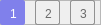
   <widget class="QFrame" name="page_frame">
    <property name="geometry">
     <rect>
      <x>30</x>
      <y>542</y>
      <width>101</width>
      <height>25</height>
     </rect>
    </property>
    <property name="styleSheet">
     <string notr="true">QPushButton {
    font: 13px &quot;웰컴체 Regular&quot;;
    color: rgb(105,105,105);
    border: 1px solid rgb(145,145,145);
    border-radius: 2px;
    outline: none;
    padding-top: 3px;
    padding-left: 2px;
}

QPushButton:checked {
	color: white;
    border: 1px solid rgb(128,128,235);
    background-color: rgb(128,128,235);
}

QPushButton:disabled {
    background-color: rgb(166, 168, 171);
}</string>
    </property>
    <property name="frameShape">
     <enum>QFrame::StyledPanel</enum>
    </property>
    <property name="frameShadow">
     <enum>QFrame::Raised</enum>
    </property>
    <widget class="QPushButton" name="btn_page_1">
     <property name="geometry">
      <rect>
       <x>0</x>
       <y>0</y>
       <width>25</width>
       <height>25</height>
      </rect>
     </property>
     <property name="styleSheet">
      <string notr="true"/>
     </property>
     <property name="text">
      <string>1</string>
     </property>
     <property name="checkable">
      <bool>true</bool>
     </property>
     <property name="checked">
      <bool>true</bool>
     </property>
    </widget>
    <widget class="QPushButton" name="btn_page_2">
     <property name="geometry">
      <rect>
       <x>35</x>
       <y>0</y>
       <width>25</width>
       <height>25</height>
      </rect>
     </property>
     <property name="styleSheet">
      <string notr="true"/>
     </property>
     <property name="text">
      <string>2</string>
     </property>
     <property name="checkable">
      <bool>true</bool>
     </property>
    </widget>
    <widget class="QPushButton" name="btn_page_3">
     <property name="geometry">
      <rect>
       <x>70</x>
       <y>0</y>
       <width>25</width>
       <height>25</height>
      </rect>
     </property>
     <property name="styleSheet">
      <string notr="true"/>
     </property>
     <property name="text">
      <string>3</string>
     </property>
     <property name="checkable">
      <bool>true</bool>
     </property>
    </widget>
   </widget>
